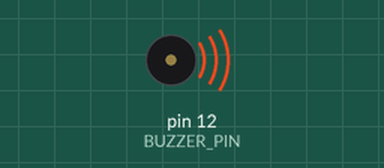
The sketch below on a simulated Arduino Uno, built with avr-gcc and run on an emulated ATmega328P. Shown: buzzer (waves = sounding).

Above: at 0.2 s.
At 2.7 s:
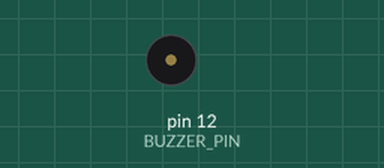
Timing chart, 0 to 4.6 s (numbered marks = the images above):
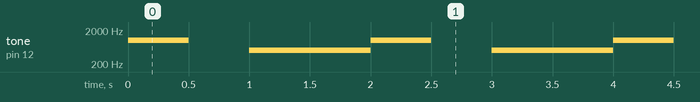

Measured:
- by itself, tone on pin 12 (BUZZER_PIN): repeats every 2.0 s: silent 0.50 s, 500 Hz 1.0 s, 1000 Hz 0.50 s

The sketch:

somporta.ino
```cpp
#define BUZZER_PIN 12

void setup() {
  pinMode(BUZZER_PIN, OUTPUT);
}

void loop() {
  // Liberação
  buzzerLibera();
  delay(1000); // Espere 1 segundo

  // Bloqueio
  buzzerBloqueia();
  delay(1000); // Espere 1 segundo
}

// Função para gerar o som de liberação
void buzzerLibera() {
  // Frequência do som para liberação
  int frequencia = 1000; // Altere para a frequência desejada
  int duracao = 500; // Altere para o tempo de duração desejado

  // Gera o som no buzzer
  tone(BUZZER_PIN, frequencia, duracao);
}

// Função para gerar o som de bloqueio
void buzzerBloqueia() {
  // Frequência do som para bloqueio
  int frequencia = 500; // Altere para a frequência desejada
  int duracao = 1000; // Altere para o tempo de duração desejado

  // Gera o som no buzzer
  tone(BUZZER_PIN, frequencia, duracao);
}
```
